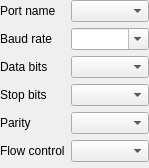
<?xml version="1.0" encoding="UTF-8"?>
<ui version="4.0">
 <class>SerialPortUi</class>
 <widget class="QWidget" name="SerialPortUi">
  <property name="geometry">
   <rect>
    <x>0</x>
    <y>0</y>
    <width>149</width>
    <height>168</height>
   </rect>
  </property>
  <property name="windowTitle">
   <string notr="true">Form</string>
  </property>
  <layout class="QGridLayout" name="gridLayout">
   <property name="leftMargin">
    <number>0</number>
   </property>
   <property name="topMargin">
    <number>0</number>
   </property>
   <property name="rightMargin">
    <number>0</number>
   </property>
   <property name="bottomMargin">
    <number>0</number>
   </property>
   <item row="0" column="1">
    <widget class="QComboBox" name="comboBoxPortName"/>
   </item>
   <item row="4" column="0">
    <widget class="QLabel" name="label_5">
     <property name="sizePolicy">
      <sizepolicy hsizetype="Fixed" vsizetype="Preferred">
       <horstretch>0</horstretch>
       <verstretch>0</verstretch>
      </sizepolicy>
     </property>
     <property name="text">
      <string>Parity</string>
     </property>
    </widget>
   </item>
   <item row="0" column="0">
    <widget class="QLabel" name="label">
     <property name="sizePolicy">
      <sizepolicy hsizetype="Fixed" vsizetype="Preferred">
       <horstretch>0</horstretch>
       <verstretch>0</verstretch>
      </sizepolicy>
     </property>
     <property name="text">
      <string>Port name</string>
     </property>
    </widget>
   </item>
   <item row="1" column="0">
    <widget class="QLabel" name="label_2">
     <property name="sizePolicy">
      <sizepolicy hsizetype="Fixed" vsizetype="Preferred">
       <horstretch>0</horstretch>
       <verstretch>0</verstretch>
      </sizepolicy>
     </property>
     <property name="text">
      <string>Baud rate</string>
     </property>
    </widget>
   </item>
   <item row="3" column="0">
    <widget class="QLabel" name="label_4">
     <property name="sizePolicy">
      <sizepolicy hsizetype="Fixed" vsizetype="Preferred">
       <horstretch>0</horstretch>
       <verstretch>0</verstretch>
      </sizepolicy>
     </property>
     <property name="text">
      <string>Stop bits</string>
     </property>
    </widget>
   </item>
   <item row="2" column="0">
    <widget class="QLabel" name="label_3">
     <property name="sizePolicy">
      <sizepolicy hsizetype="Fixed" vsizetype="Preferred">
       <horstretch>0</horstretch>
       <verstretch>0</verstretch>
      </sizepolicy>
     </property>
     <property name="text">
      <string>Data bits</string>
     </property>
    </widget>
   </item>
   <item row="1" column="1">
    <widget class="QComboBox" name="comboBoxBaudRate">
     <property name="editable">
      <bool>true</bool>
     </property>
    </widget>
   </item>
   <item row="3" column="1">
    <widget class="QComboBox" name="comboBoxStopBits"/>
   </item>
   <item row="5" column="0">
    <widget class="QLabel" name="label_6">
     <property name="sizePolicy">
      <sizepolicy hsizetype="Fixed" vsizetype="Preferred">
       <horstretch>0</horstretch>
       <verstretch>0</verstretch>
      </sizepolicy>
     </property>
     <property name="text">
      <string>Flow control</string>
     </property>
    </widget>
   </item>
   <item row="4" column="1">
    <widget class="QComboBox" name="comboBoxParity"/>
   </item>
   <item row="2" column="1">
    <widget class="QComboBox" name="comboBoxDataBits"/>
   </item>
   <item row="5" column="1">
    <widget class="QComboBox" name="comboBoxFlowControl"/>
   </item>
  </layout>
 </widget>
 <resources/>
 <connections/>
</ui>
